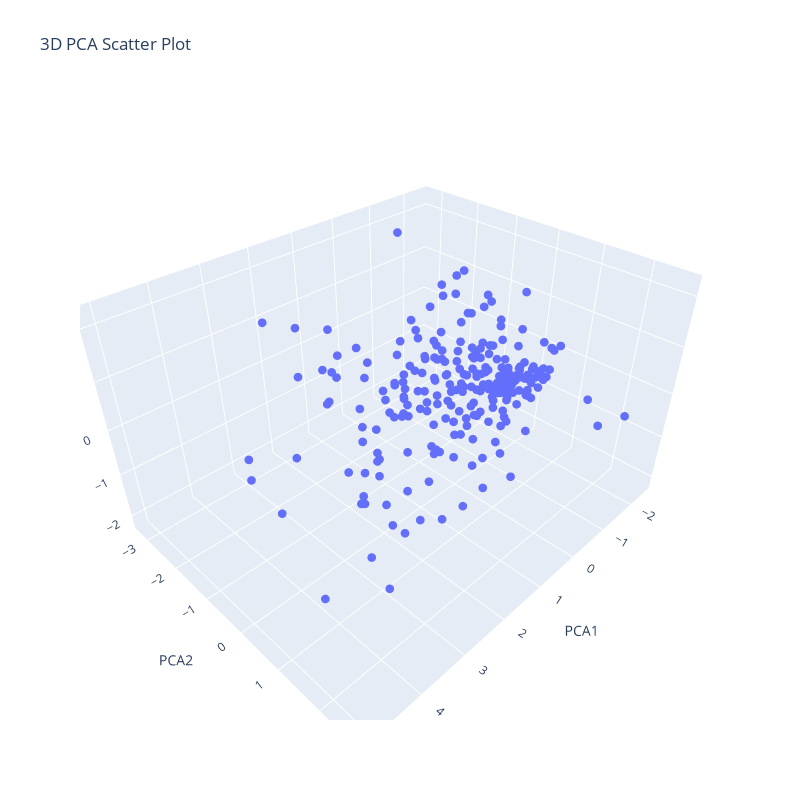

Notebook source saved alongside this figure:
### Markdown cell above
## PCA

### Code cell
import pandas as pd
import numpy as np
from sklearn.decomposition import PCA
from sklearn.preprocessing import StandardScaler
import plotly.express as px

# Define feature columns for PCA (excluding non-numeric columns)
features = [
    "ebitda",
    "sh_funds",
    "net_fin",
    "tang_assets",
]  # Update with actual numerical columns

# Separate numeric data and non-numeric columns
df_numeric = df_cleaned[features]  # Select only numerical features
df_non_numeric = df_cleaned[["name"]]  # Keep non-numeric columns separately

# Standardize the numerical data
scaler = StandardScaler()
df_scaled = scaler.fit_transform(df_numeric)

# Apply PCA
pca = PCA(n_components=3)
X_pca = pca.fit_transform(df_scaled)

# Create a new DataFrame with PCA results and reattach the 'name' column
df_pca = pd.DataFrame(X_pca, columns=["PCA1", "PCA2", "PCA3"])
df_pca = pd.concat([df_non_numeric.reset_index(drop=True), df_pca], axis=1)

# Print explained variance ratio
print("Explained Variance Ratio:", pca.explained_variance_ratio_)

# 3D PCA Visualization with hover labels
fig = px.scatter_3d(
    df_pca, x="PCA1", y="PCA2", z="PCA3", hover_name="name", title="3D PCA Scatter Plot"
)

# Adjust marker size and figure size
fig.update_traces(marker=dict(size=3))
fig.update_layout(width=800, height=800)  # Equivalent to figsize=(8,8)

# Show the plot
fig.show()

### Figure 1 — Plotly figure (JSON) as saved in the notebook; plotly's stock layout.template omitted (floating-point values rounded to 4 significant figures; data arrays with more than 128 entries replaced by an {"elided": "..."} marker saying what was removed)
{"data": [{"hovertemplate": "<b>%{hovertext}</b><br><br>PCA1=%{x}<br>PCA2=%{y}<br>PCA3=%{z}<extra></extra>", "hovertext": {"elided": "250 str values"}, "legendgroup": "", "marker": {"color": "#636efa", "size": 3, "symbol": "circle"}, "mode": "markers", "name": "", "scene": "scene", "showlegend": false, "type": "scatter3d", "x": {"elided": "250 float values"}, "y": {"elided": "250 float values"}, "z": {"elided": "250 float values"}}], "layout": {"height": 800, "legend": {"tracegroupgap": 0}, "scene": {"domain": {"x": [0, 1], "y": [0, 1]}, "xaxis": {"title": {"text": "PCA1"}}, "yaxis": {"title": {"text": "PCA2"}}, "zaxis": {"title": {"text": "PCA3"}}}, "title": {"text": "3D PCA Scatter Plot"}, "width": 800}}
